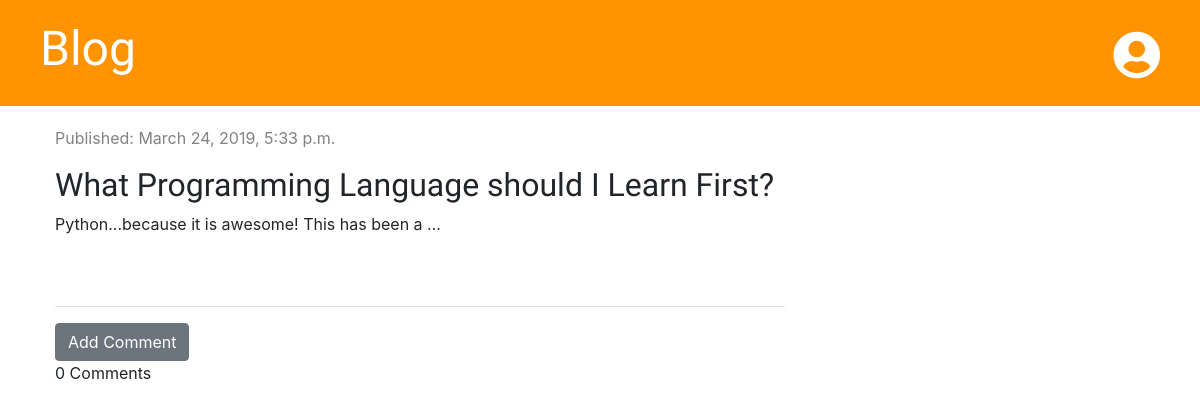
/post/1/, run on an earlier commit of the app's database.
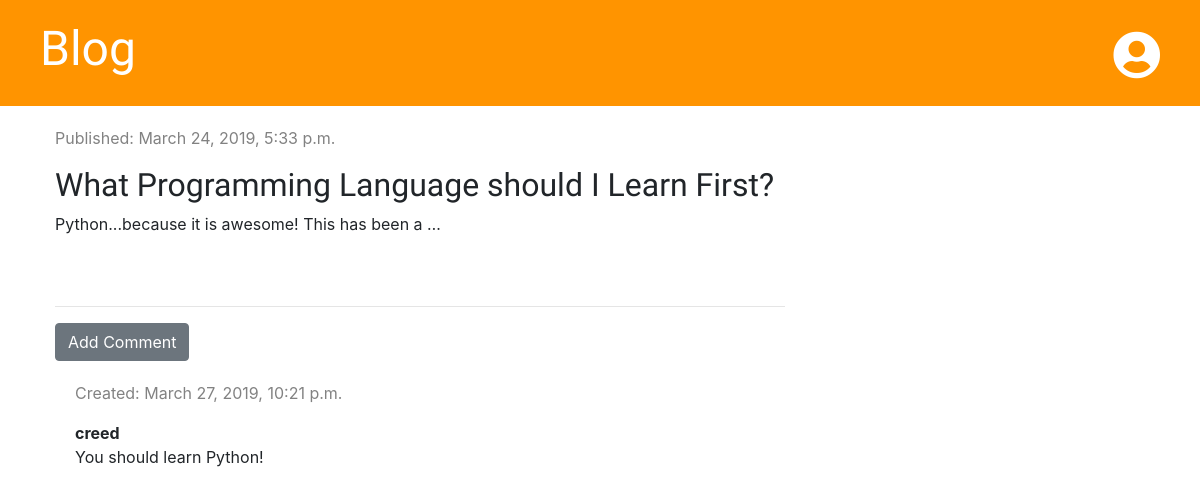
And on a later commit of the database.
### blog/models.py (models this page shows, shortened)
class Post(models.Model):
    author = models.ForeignKey('auth.User', on_delete=models.CASCADE)
    title = models.CharField(max_length=200)
    text = models.TextField()
    date_created = models.DateTimeField(default=timezone.now)
    published_date = models.DateTimeField(blank=True, null=True)

class Comment(models.Model):
    post = models.ForeignKey('blog.Post', on_delete=models.CASCADE,related_name='comments')
    author = models.CharField(max_length=200)
    text = models.TextField()
    created_date = models.DateTimeField(default=timezone.now)

### blog/views.py (the view)
# urls.py: path('post/<int:pk>/', views.post_detail, name='post_detail'),
def post_detail(request, pk):
    post = get_object_or_404(Post,pk=pk)
    stuff_for_frontend = {'post' : post}
    return render(request, 'blog/post_detail.html',stuff_for_frontend)

### blog/templates/blog/post_detail.html (shortened to what this page needs)
{% extends 'blog/base.html' %}
{% block content %}
    <div class="post">
        {% if post.published_date %}
            <div class="date">
                <p>Published: {{ post.published_date }}</p>
            </div>
        {% else %}
            <a href="{% url 'post_publish' pk=post.pk %}" class="btn btn-primary">Publish</a>
        {% endif %}
        <h1>{{ post.title }}</h1>
        <p>{{ post.text|truncatechars:50|linebreaksbr }}</p>
    </div>
    <hr>
    <a href="{% url 'add_comment_to_post' pk=post.pk %}" class="btn btn-secondary">Add Comment</a>
    {% for comment in post.comments.all %}
        <div class="comment">
            <div class="date">
                <p>Created: {{ comment.created_date }}</p>
            </div>
            <strong>{{ comment.author }}</strong>
            <p>{{ comment.text }}</p>
        </div>
        {% empty %}
            <p>0 Comments</p>
    {% endfor%}
{% endblock %}

### blog/templates/blog/base.html (shortened to what this page needs)
{% load staticfiles %}
<!DOCTYPE html>
<html lang="en">
<head>
    <link rel="stylesheet" href="https://stackpath.bootstrapcdn.com/bootstrap/4.3.1/css/bootstrap.min.css">
    <link rel="stylesheet" href="{% static 'css/blog.css' %}">
    <link rel="stylesheet" href="https://use.fontawesome.com/releases/v5.8.1/css/all.css">
</head>
<body>
    <div class="page-header">
    {% if user.is_authenticated %}
        <a class="top-menu" href="{% url 'post_draft_list' %}"><i class="fab fa-firstdraft"></i></a>
        <a class="top-menu" href="{% url 'post_new' %}"><i class="fas fa-plus"></i></a>
        <p class="top-menu">Hello, {{user.username}} <small><a href="{% url 'logout' %}"><i class="far fa-user-circle"></i></a></small></p>
    {% else %}
        <a class="top-menu" href="{% url 'login' %}"><i class="fas fa-user-circle"></i></a>
    {% endif %}
    <h1><a href="{% url 'post_list' %}">Blog</a></h1>
    </div>
    <div class="content container">
        <div class="row">
            <div class="col-md-8">
                {% block content %}
                {% endblock %}
            </div>
        </div>
    </div>
</body>
</html>

### blog/static/css/blog.css (style rules this page uses)
.page-header { background-color: #ff9400; margin-top: 0; padding: 20px 20px 20px 40px; }
.page-header h1, .page-header a { color: #ffffff; font-size: 36pt; text-decoration: none; }
.top-menu { float: right; margin-right: 20px; font-size: 26pt; color: white; }
.content { margin-left: 40px; }
h1, h2, h3, h4 { font-family: 'Tangerine', 'Inconsolata', 'Droid San', 'Serif'; font-size: 24pt; }
.date { color: #828282; }
.post { margin-top: 20px; margin-bottom: 70px; }
.comment { margin: 20px 0px 20px 20px; }

What changed in the data, as far as the page shows it:
added Comment: created_date "March 27, 2019, 10:21 p.m.", author "creed", text "You should learn Python!"
Also different on the page:
text no longer shown: "0 Comments"
